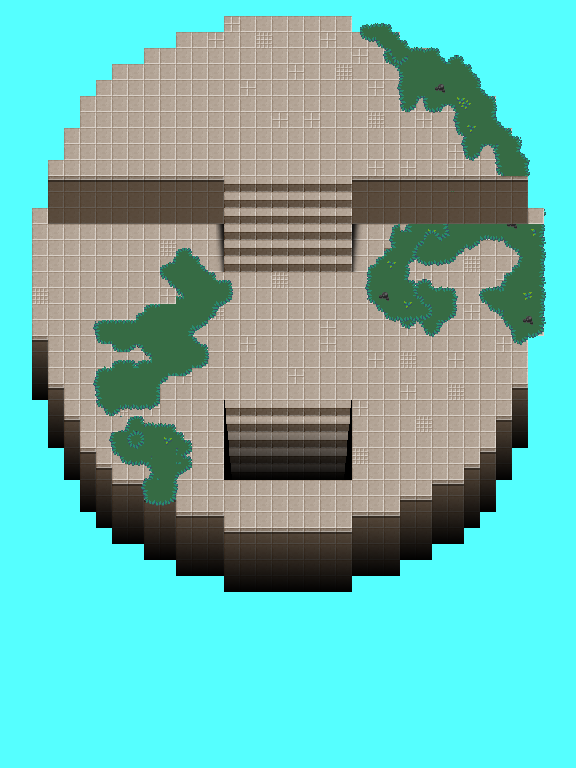

Rendered tile map (Tiled .tmx) drawn with the repository's tilesets; below, a short description and the map source with its tile grids summarised:
An orthogonal 72x96 tile map with 8x8 px tiles, 7 tile layers (Floor, StairsUp, Shadow, Nubs, ...) and 52 objects (5x hull, door).

<map version="1.0" tiledversion="2017.09.13" orientation="orthogonal" renderorder="right-down" width="72" height="96" tilewidth="8" tileheight="8" infinite="0" backgroundcolor="#55ffff" nextobjectid="91">
 <properties>
  <property name="BgEffects" value="BgClouds" />
  <property name="ClampCamera" type="bool" value="true" />
 </properties>
 <tileset firstgid="1" name="dungeon_tiles" tilewidth="8" tileheight="8" tilecount="4096" columns="64">
  <image source="../images/dungeon_tiles.png" width="512" height="512" />
  <terraintypes>
   <terrain name="Grass" tile="0" />
  </terraintypes>
  <tile id="256" terrain="0,0,0,0" />
  <tile id="260" terrain="0,0,," />
  <tile id="321" terrain="0,0,0," />
  <tile id="330" terrain="0,0,,0" />
  <tile id="448" terrain="0,,0," />
  <tile id="451" terrain=",,,0" />
  <tile id="452" terrain=",,0," />
  <tile id="459" terrain=",0,,0" />
  <tile id="515" terrain=",0,," />
  <tile id="516" terrain="0,,," />
  <tile id="897" terrain="0,,0,0" />
  <tile id="906" terrain=",0,0,0" />
  <tile id="963" terrain=",,0,0" />
 </tileset>
 <layer name="Floor" width="72" height="96">
  <properties>
   <property name="layer" value="0.2" />
  </properties>
  <data>[6912 cells, 3485 non-empty, 48 distinct tile ids]</data>
 </layer>
 <layer name="StairsUp" width="72" height="96">
  <properties>
   <property name="layer" value="0.21" />
  </properties>
  <data>[6912 cells, 428 non-empty, 28 distinct tile ids]</data>
 </layer>
 <layer name="Shadow" width="72" height="96">
  <properties>
   <property name="layer" value="0.21" />
  </properties>
  <data>[6912 cells, 624 non-empty, 8 distinct tile ids]</data>
 </layer>
 <layer name="Nubs" width="72" height="96">
  <properties>
   <property name="layer" value="0.215" />
  </properties>
  <data>[6912 cells, 0 non-empty, 0 distinct tile ids]</data>
 </layer>
 <layer name="Forground_Ground" width="72" height="96">
  <properties>
   <property name="layer" value="0.9" />
  </properties>
  <data>[6912 cells, 96 non-empty, 4 distinct tile ids]</data>
 </layer>
 <layer name="BottomGrass" width="72" height="96">
  <properties>
   <property name="layer" value="0.22" />
  </properties>
  <data>[6912 cells, 538 non-empty, 82 distinct tile ids]</data>
 </layer>
 <layer name="Grass" width="72" height="96">
  <properties>
   <property name="layer" value="0.23" />
  </properties>
  <data>[6912 cells, 319 non-empty, 91 distinct tile ids]</data>
 </layer>
 <objectgroup name="Entities">
  <object id="90" type="door" x="236.523" y="523.417" width="103.909" height="9.33333">
   <properties>
    <property name="location" value="Dungeon_Room_Tunnel" />
    <property name="tx" type="float" value="-1" />
    <property name="ty" type="float" value="0" />
   </properties>
  </object>
 </objectgroup>
 <objectgroup name="Solids">
  <object id="6" x="224" y="8" width="128" height="8" />
  <object id="9" x="352" y="16" width="48" height="16" />
  <object id="10" x="400" y="32" width="32" height="16" />
  <object id="12" x="432" y="48" width="32" height="16" />
  <object id="13" x="464" y="64" width="16" height="16" />
  <object id="14" x="480" y="80" width="16" height="16" />
  <object id="16" x="496" y="96" width="16" height="32" />
  <object id="17" x="512" y="128" width="16" height="32" />
  <object id="18" x="528" y="160" width="16" height="48" />
  <object id="19" x="544" y="208" width="8" height="128" />
  <object id="20" x="528" y="336" width="16" height="48" />
  <object id="21" x="512" y="384" width="16" height="32" />
  <object id="22" x="496" y="416" width="16" height="32" />
  <object id="23" x="480" y="448" width="16" height="16" />
  <object id="25" x="464" y="464" width="16" height="16" />
  <object id="26" x="432" y="480" width="32" height="16" />
  <object id="28" x="400" y="496" width="32" height="16" />
  <object id="31" x="352" y="512" width="48" height="16" />
  <object id="32" x="224" y="528" width="128" height="16" />
  <object id="33" x="176" y="512" width="48" height="16" />
  <object id="34" x="144" y="496" width="32" height="16" />
  <object id="35" x="112" y="480" width="32" height="16" />
  <object id="36" x="96" y="464" width="16" height="16" />
  <object id="37" x="80" y="448" width="16" height="16" />
  <object id="38" x="64" y="416" width="16" height="32" />
  <object id="40" x="48" y="384" width="16" height="32" />
  <object id="41" x="32" y="336" width="16" height="48" />
  <object id="42" x="24" y="208" width="8" height="128" />
  <object id="43" x="32" y="160" width="16" height="48" />
  <object id="44" x="48" y="128" width="16" height="32" />
  <object id="45" x="64" y="96" width="16" height="32" />
  <object id="47" x="80" y="80" width="16" height="16" />
  <object id="50" x="96" y="64" width="16" height="16" />
  <object id="51" x="112" y="48" width="32" height="16" />
  <object id="52" x="144" y="32" width="32" height="16" />
  <object id="53" x="176" y="16" width="48" height="16" />
  <object id="54" x="352" y="400">
   <polyline points="0,0 -8,80" />
  </object>
  <object id="55" x="224" y="400">
   <polyline points="0,0 8,80" />
  </object>
  <object id="56" x="224" y="400">
   <polyline points="0,0 0,136" />
  </object>
  <object id="57" x="352" y="400">
   <polyline points="0,0 0,136" />
  </object>
  <object id="58" x="344" y="480">
   <polyline points="0,0 0,56" />
  </object>
  <object id="59" x="232" y="480">
   <polyline points="0,0 0,56" />
  </object>
  <object id="66" x="223.25" y="176.5">
   <polyline points="0,0 0.75,95.5" />
  </object>
  <object id="67" x="352.25" y="271.75">
   <polyline points="0,0 -0.25,-95.75" />
  </object>
  <object id="68" x="48" y="176" width="175.5" height="48" />
  <object id="69" x="352" y="176" width="176.5" height="48" />
 </objectgroup>
 <objectgroup name="Hulls">
  <object id="78" type="hull" x="351.818" y="176">
   <polyline points="0,0 0.181818,96 0.363636,-0.181818 -0.727273,-0.181818" />
  </object>
  <object id="79" type="hull" x="223.455" y="176.545">
   <polyline points="0,0 0.363636,95.0909 0.545455,0.181818" />
  </object>
  <object id="80" type="hull" x="354.006" y="224.182">
   <polyline points="0,0 174.494,-0.181818 174.494,-48.1818 -2.00568,-48.1818 -2.00568,-0.181818" />
  </object>
  <object id="82" type="hull" x="50.3144" y="224.667">
   <polyline points="0,0 172.846,-0.181818 172.846,-48.1818 -1.98674,-48.1818 -1.98674,-0.181818" />
  </object>
  <object id="83" type="hull" x="528" y="176">
   <polyline points="0,0 0,-16 -16,-16 -16,-48 -32,-48 -32,-80 -48,-80 -48,-96 -64,-96 -64,-112 -96,-112 -96,-128 -128,-128 -128,-144 -176,-144 -176,-160 -304,-160 -304,-144 -352,-144 -352,-128 -384,-128 -384,-112 -416,-112 -416,-96 -432,-96 -432,-80 -448,-80 -448,-48 -464,-48 -464,-16 -480,-16 -480,32 -496,32 -484,-150.667 -180.667,-246 58,-51.3333 16,32 0,32 0,0" />
  </object>
 </objectgroup>
</map>
